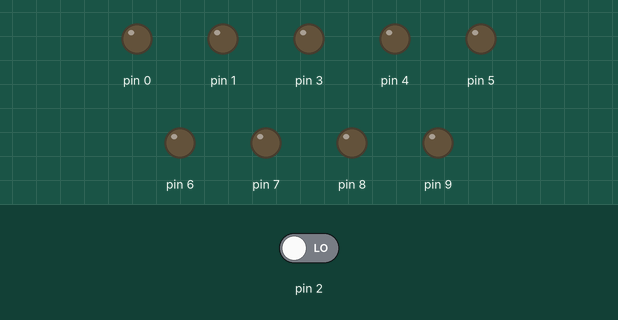
Recording of a sketch running on a simulated Arduino Uno, built with avr-gcc and run on an emulated ATmega328P. On the bench: output pins drawn as LEDs (lit = HIGH). The inputs (shaded band) are chosen by the test bench; at power-on: pin 2 LOW.

Above: at 0.1 s.
At 5.1 s:
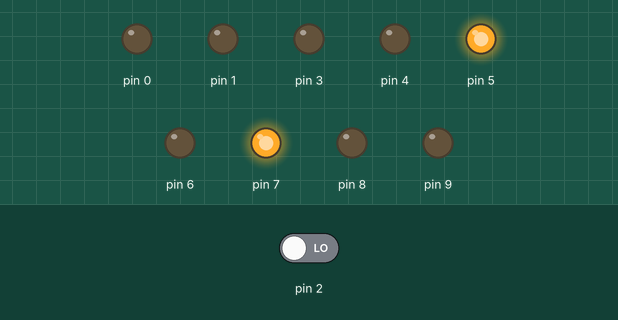
At 10.1 s:
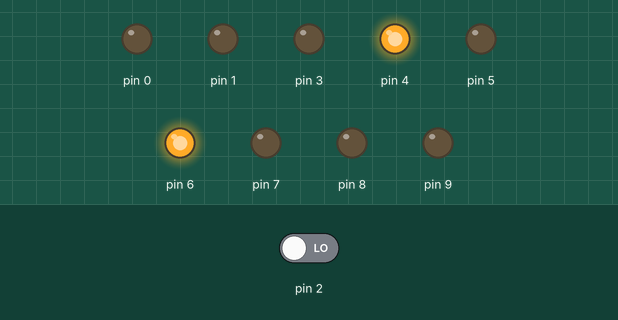
At 20.1 s:
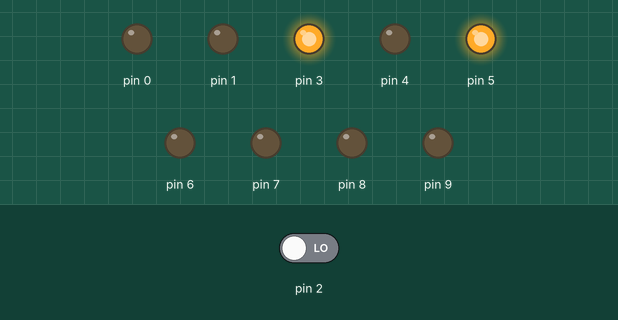
At 30.1 s:
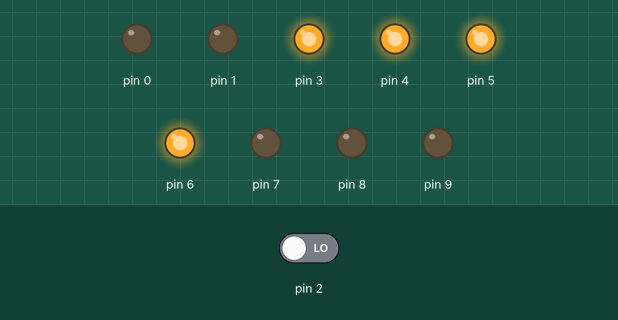
At 39.75 s:
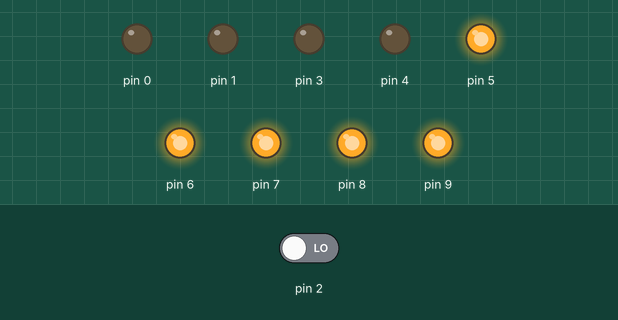
Timing chart, 0 to 40.0 s (numbered marks = the images above):
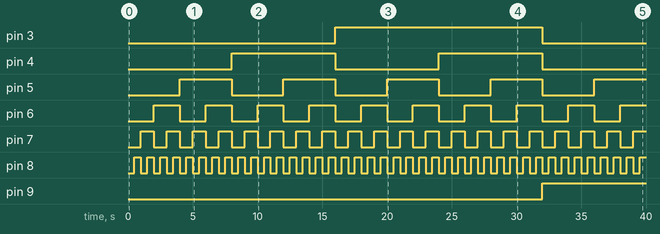

The sketch:

SequentialBlink.ino
```cpp
//Arduino to Hitechnic Protoboard
// Wiring:
//  Arduino   to     Hitechnic
//    D0                A0
//    D1                A1
//    D9                A2
//    D3                A3
//    D4                A4
//    D5                B0
//    D6                B1
//    D7                B2
//    D8                B3
//    D2 (interupt)     B4 (output)
//////////////////////////////////

int randNumber = 0;

void setup() {
  // initialize the digital pin as an output.
  randomSeed(analogRead(0));
  for (int dPin = 0; dPin < 10; dPin++)
  {
    if(dPin != 2) pinMode(dPin, OUTPUT);
    else pinMode(dPin, INPUT);
  }
  attachInterrupt(0, makeRandom, RISING);  // setup pin 2 as an interrupt
}

void makeRandom()
{
  //randNumber = random(512);
}


// the loop routine runs over and over again forever:
void loop() {


  for (int dPin = 0; dPin < 9; dPin++)
  {
    int value = randNumber&(1<<dPin);
    value = value >> dPin;
    if(dPin != 6)
      digitalWrite((8-dPin), value);
    else
      digitalWrite(9, value);
  }
  delay(500);
  ++randNumber;
  randNumber = randNumber%512;
}
```

Measured:
- by itself, pin 3: LOW → HIGH at 16.0 s, → LOW 16.0 s later
- by itself, pin 4: alternates HIGH for 8.0 s and LOW for 8.0 s
- by itself, pin 5: alternates HIGH for 4.0 s and LOW for 4.0 s
- by itself, pin 6: alternates HIGH for 2.0 s and LOW for 2.0 s
- by itself, pin 7: alternates HIGH for 1.0 s and LOW for 1.0 s
- by itself, pin 8: alternates HIGH for 0.50 s and LOW for 0.50 s
- by itself, pin 9: LOW → HIGH at 32.0 s
